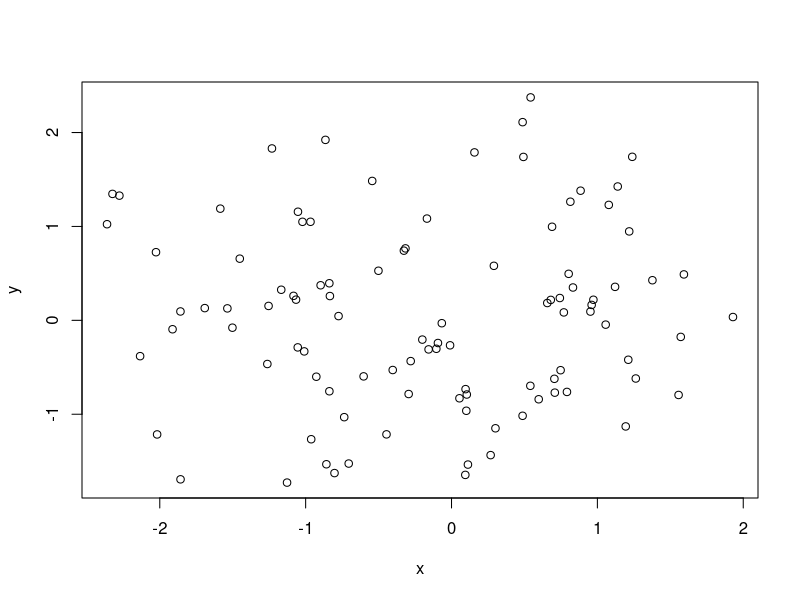

R code for this plot:
## ---- chunk 1
# this chunk contains code that sets global options for the entire .Rmd. 
# we use include=FALSE to suppress it from the top of the document, but it will still appear in the appendix. 

knitr::opts_chunk$set(echo = TRUE) # actually set the global chunk options. 
# we set echo=FALSE to suppress code such that it by default does not appear throughout the document. 
# note: this is different from .Rmd default
## ---- chunk 2
#load the package in libraries
suppressMessages(library(tidyverse))

#select a built-in dataset "billboard"
data("billboard")

#view the first few rows of the dataset
head(billboard)

#view the whole dataset. 

view(billboard)

#judgement
print("The dataset is untidied!")

print("The data set is not tidy. It shows the sales on the billboard in the 47 weeks after it entered into the market. The rank is another variable and it has 47 observations in the 47 weeks. To make each variable has its own column and each contains observation has its own row. I would pivot the columns into a new pair of variables. I choose a built-in dataset called billboard.")

#tidy the dataset using pivot_longer and select
tidy_billboard <- billboard%>%
  select(artist, track, date.entered,contains("wk"))%>%
  pivot_longer(cols = contains("wk"), 
               names_to = "week", 
               values_to = "rank")

 #view the first few rows of the tidied dataset.
#The table shows the tidied billborad, including artist name (artist), date of publish (date.entered), track name (track), number of the week (week) and the rank in the week.
head(tidy_billboard)

#view the whole dataset. 
view(tidy_billboard)

print("Now the dataset is tidied!")

print("The work I did to tidy the dataset is to add a new variable called rank and put the observations of that in the 47 weeks in seperate rows, pivot the wider dataset to a longer one. To select the column I wish to pivot into longer format, I used select and contains function, which could also be down by start_with, simply replace contains with starts_with( in the code. Thank you.")

## ---- chunk 3
#load the package in library
library(dplyr)

#load built-in dataset "starwars"
data("starwars")
#view datasets
view(starwars)

#There are some unavailable values in both the column of sex and the column of height. Hence, I cleaned NA in sex group using filter function, only calculating the height of male, female, hermaphroditic and none.
starwars_filtered <-starwars %>%
  filter(!is.na(sex))

starwars_statistics <-starwars_filtered %>%
# group the data based on different sex group: female,male,none and hermaphroditic.There are also some NA observations. 
  group_by(sex)%>%
#use summmarise function to calculate and create new data frame,mean and median of heights,based on different groups, female, male, none and hermaphroditic. Those non-available observations have been deducted in the calculation. 
  summarise(mean_height=mean(height,na.rm =TRUE),
            median_height=median(height,na.rm=TRUE))

#two transformations based of numeric variable mean and median using mutate function
starwars_result <-starwars_statistics %>%
# calculate the square mean and 
  mutate(squared_meanheight=mean_height^2,
# make skewness judgement based on the difference between mean and median 
        skewness=mean_height-median_height,   
# use ifelse function to ditinguish 3 sknewness situation
        skewness_result=ifelse(skewness>0,"positively skewned",
        ifelse(skewness<0,"negatively skewed","zero skewness, symmetric distribution")))

# print the result.The table belows show the genarated results with data transformation. It shows the mean, median, squared mean, difference between median and mean, and skewness based on different sex group. 
print(starwars_statistics)
print(starwars_result)

# another method is to use case_when to make 3 situation judgemnts
starwars_result <-starwars_statistics %>%
  mutate(squared_meanheight=mean_height^2,
        skewness=mean_height -median_height)%>%
  mutate(skewness_result=case_when(
    skewness>0 ~ "positively skewed",
    skewness<0 ~ "negatively skewed",
    skewness==0 ~ "zero skewness, symmetric distribution"))

print("Throught the data transformation, it is possible to observe statistical information such as the mean and median of height in different sex categories using the group and summarise function, which could not be observed directly from the orginal data.The difference of means  also reveal the influence of potential extreme values. By squaring the mean, those effect would be emphasized.Also, those squared mean-height value could magnify the differences, making it easier to distinguish different group(gender) categories. In this sample, the difference in mean height between hermaphroditic and male has been exgagerate from 4.1 to 1453.7.")

print("Moreover,  calculating the difference of median and mean enables readers to observe skewness of each sex category.It shows the difference among individuals by measuring the degree and dirction of assymmetry. A positive skewness shows the distribution is skewed to left,meaning some individual in the group is significantly taller than others in the sample data and vice versa.It is noted that in this case, we have a 0 sknewness in the final generated table, which indicates a symmetric distribution. The reason is beacause there is only one observation in the sex category hermaphroditic. ")

#Above are my answers for MY472 problemset 1, thank you.

## ---- chunk 4
set.seed(89) # set a seed for R's psuedo-randomiser, for replicability.
x <- rnorm(100) # randomly draw 100 obs from normal distribution, save as object
y <- rnorm(100) 
plot(x,y) # two-way scatterplot using R's default plotting
## ---- chunk 5
# {[language] [chunk_name], [chunk_options]}
# here we use echo=TRUE to override our global options and make the chunk appear exactly here. 

print("This code chunk is visible in this section.")
